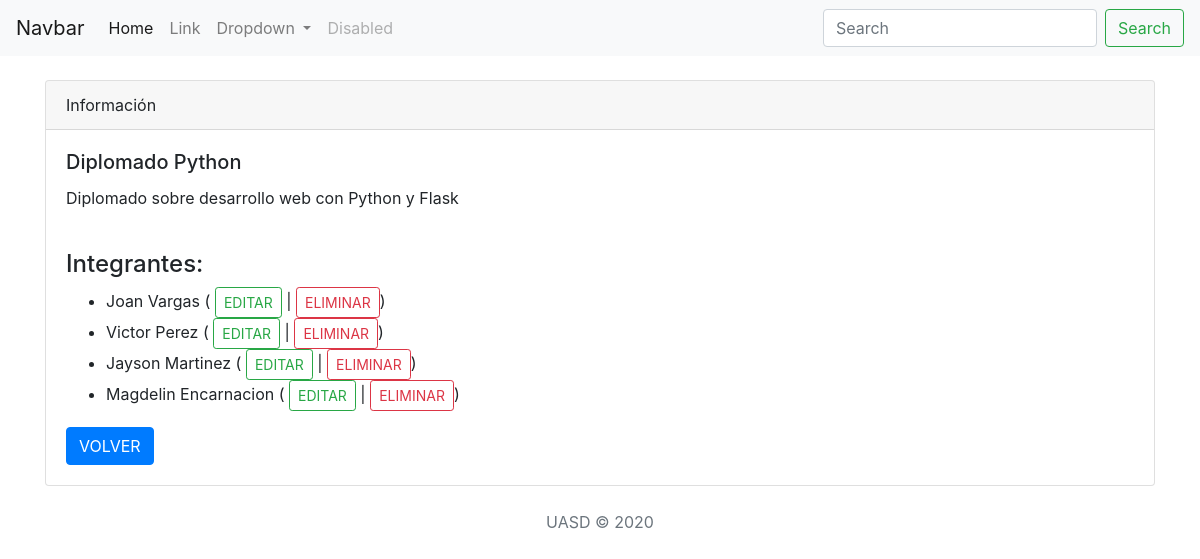
The page /info/ on the database as committed earlier.
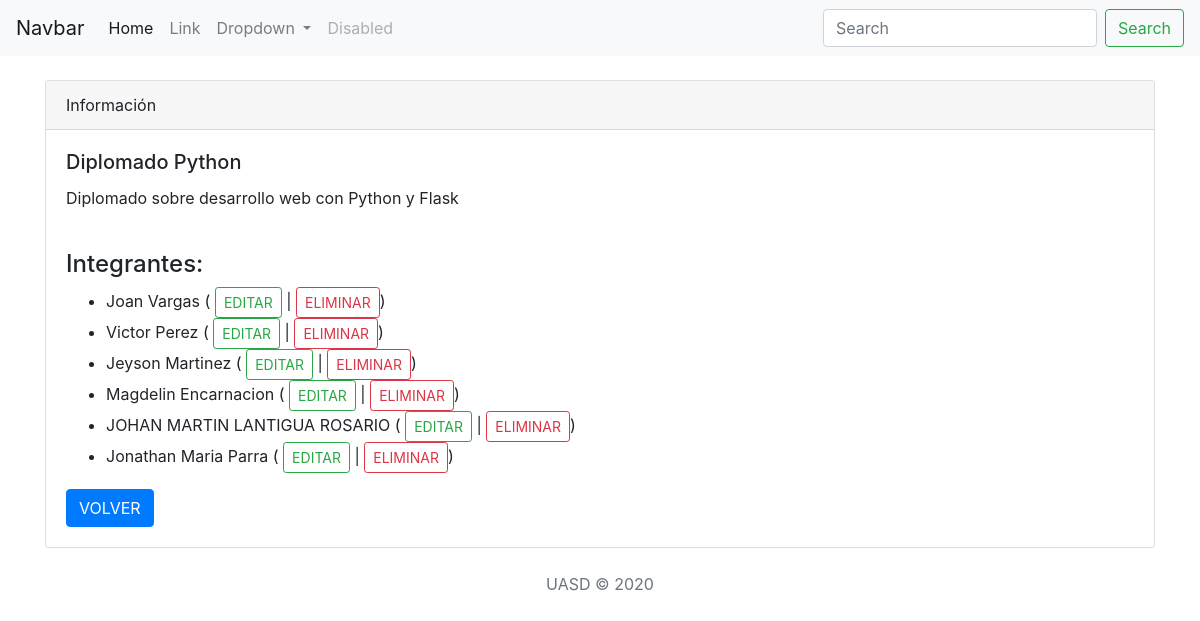
The same page on the database as committed later.
### estudiantes/models.py (models this page shows)
class Estudiante(models.Model):
    nombre = models.CharField(
        max_length = 50,
        help_text = "Agregue su nombre",
        validators = [MinLengthValidator(2, "Debe introducir dos caracteres")]
    )
    apellido = models.CharField(max_length = 50)
    def __str__(self):
        return f"{self.nombre} {self.apellido}"

### estudiantes/views.py (the view)
# urls.py: path('info/', views.InfoView.as_view(), name='info'),
class InfoView(View):
    def get(self, request):
        context = {'estudiantes': Estudiante.objects.all() }
        return render(request, 'estudiantes/info.html', context)

### estudiantes/templates/estudiantes/info.html (shortened to what this page needs)
{% extends 'estudiantes/layout.html' %}
{% block contenido %}
    <div class="container">
        <div class="row">
            <div class="col my-4">
                <div class="card">
                    <div class="card-header">
                      Información
                    </div>
                    <div class="card-body">
                      <h5 class="card-title">Diplomado Python</h5>
                      <p class="card-text">Diplomado sobre desarrollo web con Python y Flask</p>
                      <br>
                      <h4>Integrantes:</h4>
                      <ul>
                         {% for estudiante in estudiantes %}
                            <li>{{ estudiante }} (
                                <a class="btn btn-sm btn-outline-success" href="/estudiante/{{estudiante.id}}/editar">EDITAR</a> |
                                <a class="btn btn-sm btn-outline-danger" href="/estudiante/{{estudiante.id}}/eliminar">ELIMINAR</a>)
                            </li>
                         {% endfor%}
                      </ul>
                      <a href="/" class="btn btn-primary">VOLVER</a>
                    </div>
                  </div>
            </div>
        </div>
    </div>
{% endblock %}

### estudiantes/templates/estudiantes/layout.html (shortened to what this page needs)
<!doctype html>
<html lang="es">
  <head>
    <link rel="stylesheet" href="https://stackpath.bootstrapcdn.com/bootstrap/4.5.0/css/bootstrap.min.css">
  </head>
  <body>
    {% include 'estudiantes/navbar.html' %}
    {% block contenido %}
    {% endblock%}
    <footer>
        <p class="text-center text-muted">UASD &copy; 2020</p>
    </footer>
  </body>
</html>

### estudiantes/templates/estudiantes/navbar.html (shortened to what this page needs)
<nav class="navbar navbar-expand-lg navbar-light bg-light">
    <a class="navbar-brand" href="#">Navbar</a>
    <div class="collapse navbar-collapse" id="navbarSupportedContent">
      <ul class="navbar-nav mr-auto">
        <li class="nav-item active">
          <a class="nav-link" href="#">Home <span class="sr-only">(current)</span></a>
        </li>
        <li class="nav-item">
          <a class="nav-link" href="#">Link</a>
        </li>
        <li class="nav-item dropdown">
          <a class="nav-link dropdown-toggle" href="#" id="navbarDropdown" role="button" data-toggle="dropdown" aria-haspopup="true" aria-expanded="false">
            Dropdown
          </a>
        </li>
        <li class="nav-item">
          <a class="nav-link disabled" href="#" tabindex="-1" aria-disabled="true">Disabled</a>
        </li>
      </ul>
      <form class="form-inline my-2 my-lg-0">
        <input class="form-control mr-sm-2" type="search" placeholder="Search" aria-label="Search">
        <button class="btn btn-outline-success my-2 my-sm-0" type="submit">Search</button>
      </form>
    </div>
  </nav>

Rows that differ between the two databases and show on the page:
changed Estudiante: nombre+apellido "Jayson Martinez" → "Jeyson Martinez"
added Estudiante: nombre+apellido "JOHAN MARTIN LANTIGUA ROSARIO"
added Estudiante: nombre+apellido "Jonathan Maria Parra"
